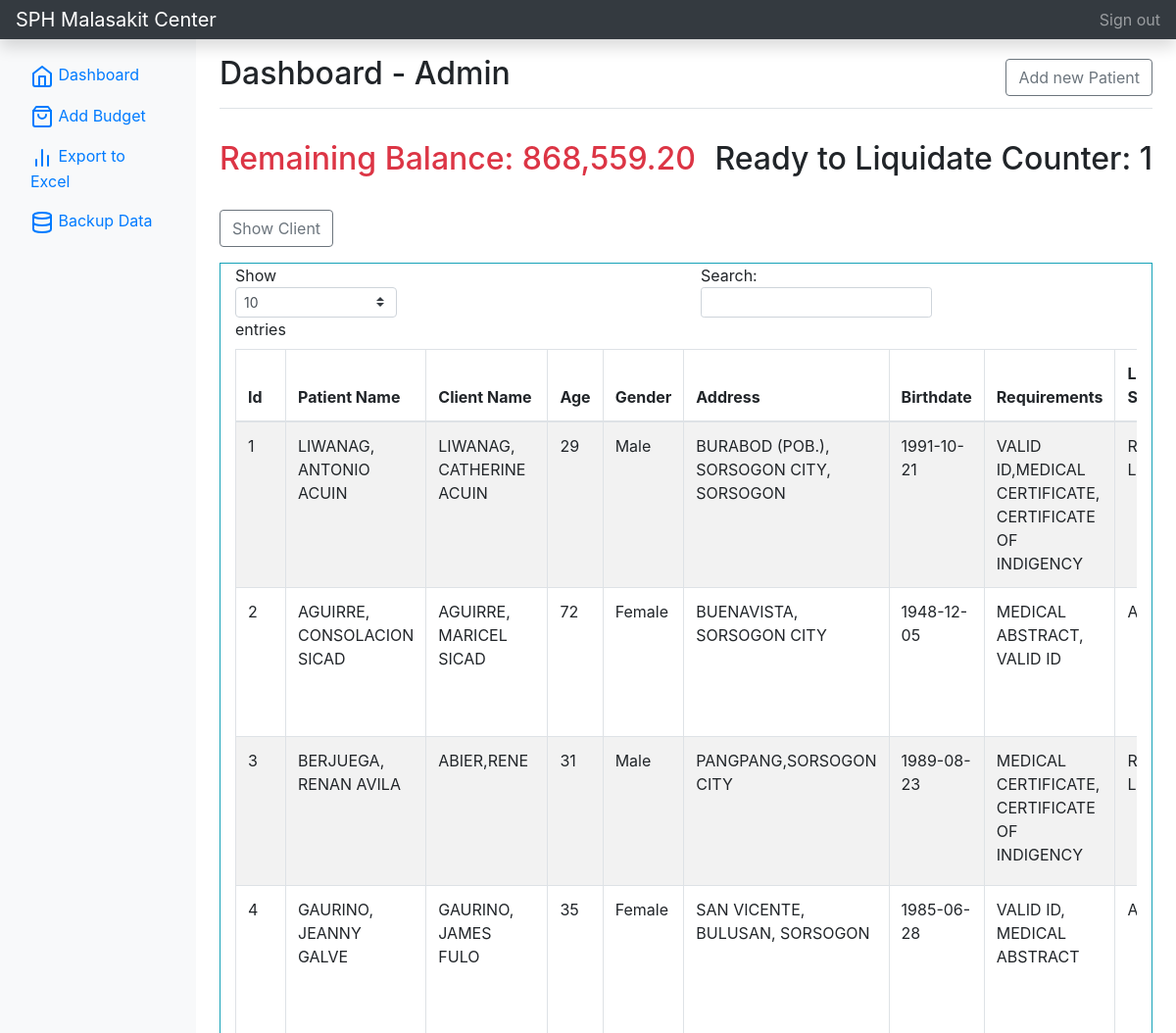
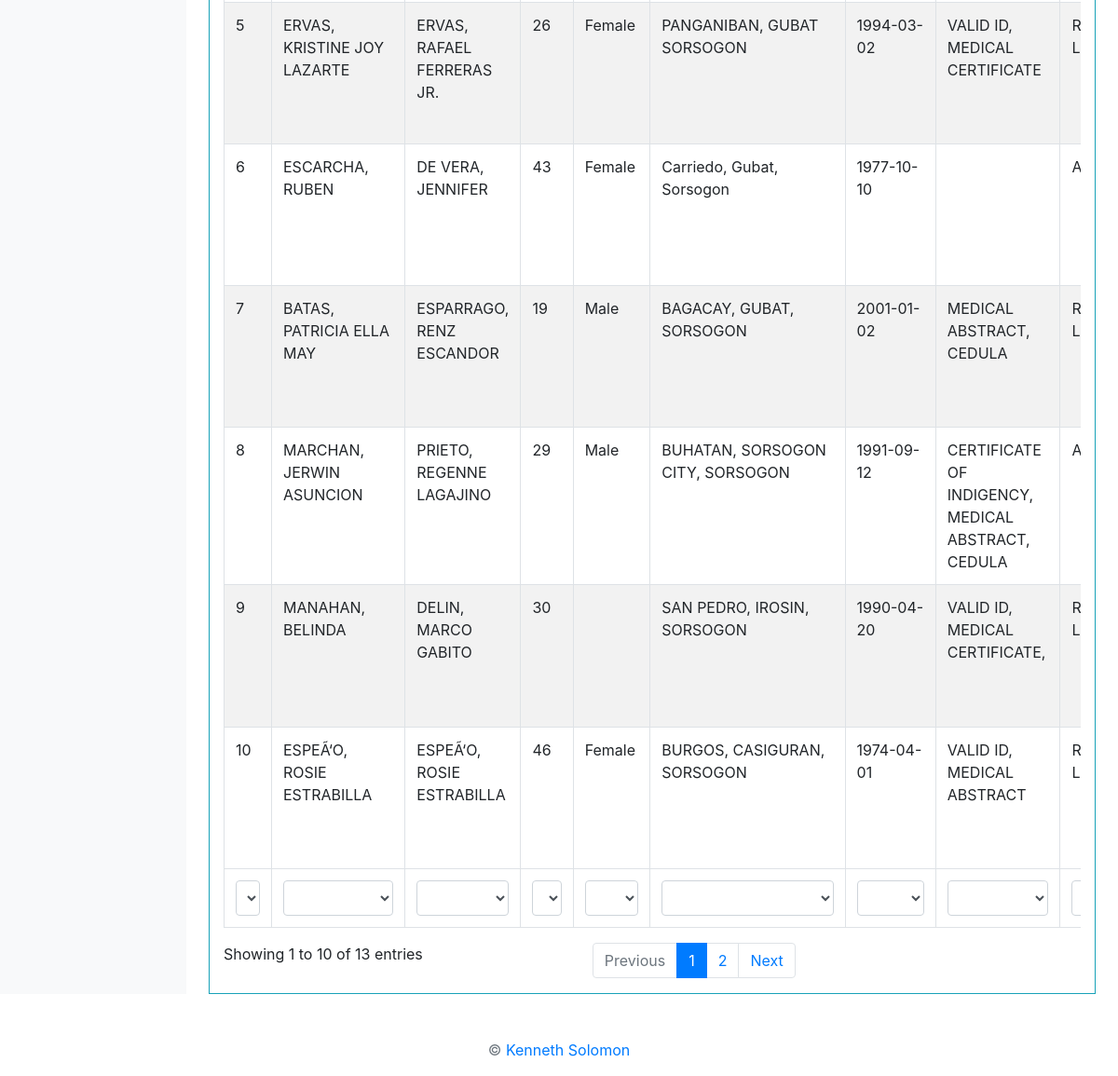
The page /home.php (signed in) on the database its author committed (2 pictures, top to bottom).
### tables this page shows
CREATE TABLE IF NOT EXISTS `budget` (
  `id` int(12) unsigned NOT NULL AUTO_INCREMENT,
  `amount` double DEFAULT NULL,
  PRIMARY KEY (`id`)
);

CREATE TABLE IF NOT EXISTS `tbl_client` (
  `id` int(24) unsigned NOT NULL AUTO_INCREMENT,
  `fullname` varchar(255) NOT NULL,
  `fullname_client` varchar(255) NOT NULL,
  `age` int(12) NOT NULL,
  `gender` varchar(50) NOT NULL,
  `client_admission` varchar(50) DEFAULT NULL,
  `address` varchar(50) NOT NULL,
  `birthdate` varchar(50) NOT NULL,
  `requirements` varchar(255) NOT NULL,
  `patient_status` varchar(50) DEFAULT NULL,
  `accountable` varchar(50) DEFAULT NULL,
  `last_availment` varchar(50) DEFAULT ' ',
  PRIMARY KEY (`id`)
);

### home.php (the view, shortened to what this page needs)
<?php
include_once('connection.php');
if (isset($_SESSION['loggedin'])) {
?>
<!doctype html>
<html lang="en">
  <head>
<link href="./assets/css/bootstrap.min.css" rel="stylesheet">
    <link href="./assets/css/bootstrap.min2.css" rel="stylesheet">
    <link href="./assets/css/style.css" rel="stylesheet">
  </head>
  <body>
    <nav class="navbar navbar-dark sticky-top bg-dark flex-md-nowrap p-0 shadow">
      <a class="navbar-brand col-md-3 col-lg-2 mr-0 px-3" href="home.php?id=<?php echo $_GET['id'] ?>">SPH Malasakit Center</a>
      <ul class="navbar-nav px-3">
        <li class="nav-item text-nowrap">
          <a class="nav-link" href="logout.php">Sign out</a>
        </li>
      </ul>
    </nav>
<div class="container-fluid">
  <div class="row">
  <?php include 'sidebar.php';?>
    <main role="main" class="col-md-9 ml-sm-auto col-lg-10 px-md-4">
      <div class="d-flex justify-content-between flex-wrap flex-md-nowrap align-items-center pt-3 pb-2 mb-3 border-bottom">
        <h1 class="h2">Dashboard - <?php echo $_SESSION['user_fullname'] ?></h1>
        <button class="btn btn-md btn-outline-secondary" type="button" data-toggle="collapse" data-target="#newClientCollapse" aria-expanded="false" aria-controls="newClientCollapse">
            Add new Patient
        </button>
      </div>
        <div class="d-flex justify-content-between flex-wrap flex-md-nowrap align-items-center pt-3 pb-2 mb-3">
            <h1 class="h2 text-danger">
            <?php
                $sql = "SELECT * FROM budget";
                    $result = mysqli_query($conn, $sql);
                    if (mysqli_num_rows($result) > 0) {
                        while ($row = mysqli_fetch_assoc($result)) {
                          $balance = $row['amount'];
                          echo 'Remaining Balance: ' . number_format($balance, 2);
                        }
                      }
            ?>
            </h1>
            <h2>
                <?php
                    $sql = "SELECT * FROM tbl_client WHERE patient_status ='Discharged'";
                    $result = mysqli_query($conn, $sql);
                    $total_discharged = mysqli_num_rows($result) ;
                    echo 'Ready to Liquidate Counter: ' . $total_discharged;
                ?>
            </h2>
        </div>
        <input class="btn btn-md btn-outline-secondary" type="button" id="btnTable"  onclick="myFunction()">
            <div class="container-fluid mt-3" id="myDIV">
                <div class="row">
                        <div class="col-md-12 border border-info">
                            <div class="table-responsive">
                            <table id="example" class="table table-striped table-bordered" style="width:100%">
                                <thead>
                                    <tr>
                                        <th>Id</th>
                                        <th>Patient Name</th>
                                        <th>Client Name</th>
                                        <th>Age</th>
                                        <th>Gender</th>
                                        <th>Address</th>
                                        <th>Birthdate</th>
                                        <th>Requirements</th>
                                        <th>Liquidation Status</th>
                                    </tr>
                                </thead>
                                <tbody>
                                <?php
                                $sql = "SELECT * FROM tbl_client ORDER BY id desc";
                                    $result = mysqli_query($conn, $sql);
                                    if (mysqli_num_rows($result) > 0) {
                                        while ($row = mysqli_fetch_assoc($result)) {
                                            $id = $row['id'];
                                            $fullname = $row['fullname'];
                                            $age = $row['age'];
                                            $gender = $row['gender'];
                                            $address = $row['address'];
                                            $birthdate = $row['birthdate'];
                                            $requirements = $row['requirements'];
                                            $patient_status = $row['patient_status'];
                                            $beneficiary_name = $row['fullname_client'];
                                            $accountable = $row['accountable'];
                                            $last_availment = $row['last_availment'];
                                            $sql2 = "SELECT SUM(amount) as balance FROM listofavailment WHERE client_id = $id && status != 'Complete' ";
                                                $result2 = mysqli_query($conn, $sql2);
                                                if (mysqli_num_rows($result2) > 0) {
                                                    while ($row2 = mysqli_fetch_assoc($result2)) {
                                                    $balance = $row2['balance'];
                                                    $total =  2000 - $balance;
                                                    }
                                                }
                                            echo '
                                                <tr>
                                                    <td>' . $id . '</td>
                                                    <td>' . $fullname . '</td>
                                                    <td>' . $beneficiary_name . '</td>
                                                    <td>' . $age . '</td>
                                                    <td>' . $gender . '</td>
                                                    <td>' . $address . '</td>
                                                    <td>' . $birthdate . '</td>
                                                    <td>' . $requirements . '</td>
                                                    <td>';
                                                    if($total <= 0){
                                                        echo 'Ready to Liquidate';
                                                    } else {
                                                        echo 'Active';
                                                    }
                                                    echo'
                                                    </td>
                                                    <td>' . $patient_status . '</td>
                                                    <td>' . $last_availment . '</td>
                                                    <td>' . $accountable . '</td>
                                                    <td align="center">
                                                        <a href="addAvailment.php?id='.$_GET['id'].'&client_id='.$id.'" class="btn btn-md btn-outline-secondary"><span data-feather="eye"></span> View</a>
                                                        <a href="editClient.php?id='.$_GET['id'].'&client_id='.$id.'" class="btn btn-md btn-outline-secondary"><span data-feather="send"></span> Edit</a>
                                                    </td>
                                                </tr>
                                                ';
                                        }
                                    }
                                    ?>
                                </tbody>
                                <tfoot>
                                    <tr>
                                        <th>Id</th>
                                        <th>Patient Name</th>
                                        <th>Client Name</th>
                                        <th>Age</th>
                                        <th>Gender</th>
                                        <th>Address</th>
                                        <th>Birthdate</th>
                                        <th>Requirements</th>
                                        <th>Liquidation Status</th>
                                    </tr>
                                </tfoot>
                            </table>
                        </div>
                    </div>
                </div>
            </div>
    </main>
  </div>
</div>
<p class="mt-5 mb-3 text-muted text-center">&copy; <a href="https://www.facebook.com/kennethlimsolomon/">Kenneth Solomon</a></p>
    </body>
</html>
<?php
} else {
    $url = "./index.php";
    $url = str_replace(PHP_EOL, '', $url);
    header("Location: $url");
}
?>

### rows shown on the page
budget: amount "868,559.20"
tbl_client: id "10", fullname "ESPEÃ‘O, ROSIE ESTRABILLA", fullname_client "ESPEÃ‘O, ROSIE ESTRABILLA", age "46", gender "Female", address "BURGOS, CASIGURAN, SORSOGON", birthdate "1974-04-01", requirements "VALID ID, MEDICAL ABSTRACT", shows "Ready to Liquidate"
tbl_client: id "9", fullname "MANAHAN, BELINDA", fullname_client "DELIN, MARCO GABITO", age "30", address "SAN PEDRO, IROSIN, SORSOGON", birthdate "1990-04-20", requirements "VALID ID, MEDICAL CERTIFICATE,", shows "Ready to Liquidate"
tbl_client: id "8", fullname "MARCHAN, JERWIN ASUNCION", fullname_client "PRIETO, REGENNE LAGAJINO", age "29", gender "Male", address "BUHATAN, SORSOGON CITY, SORSOGON", birthdate "1991-09-12", requirements "CERTIFICATE OF INDIGENCY, MEDICAL ABSTRACT, CEDULA", shows "Active"
tbl_client: id "7", fullname "BATAS, PATRICIA ELLA MAY", fullname_client "ESPARRAGO, RENZ ESCANDOR", age "19", gender "Male", address "BAGACAY, GUBAT, SORSOGON", birthdate "2001-01-02", requirements "MEDICAL ABSTRACT, CEDULA", shows "Ready to Liquidate"
tbl_client: id "6", fullname "ESCARCHA, RUBEN", fullname_client "DE VERA, JENNIFER", age "43", gender "Female", address "Carriedo, Gubat, Sorsogon", birthdate "1977-10-10", shows "Active"
tbl_client: id "5", fullname "ERVAS, KRISTINE JOY LAZARTE", fullname_client "ERVAS, RAFAEL FERRERAS JR.", age "26", gender "Female", address "PANGANIBAN, GUBAT SORSOGON", birthdate "1994-03-02", requirements "VALID ID, MEDICAL CERTIFICATE", shows "Ready to Liquidate"
tbl_client: id "4", fullname "GAURINO, JEANNY GALVE", fullname_client "GAURINO, JAMES FULO", age "35", gender "Female", address "SAN VICENTE, BULUSAN, SORSOGON", birthdate "1985-06-28", requirements "VALID ID, MEDICAL ABSTRACT", shows "Active"
tbl_client: id "3", fullname "BERJUEGA, RENAN AVILA", fullname_client "ABIER,RENE", age "31", gender "Male", address "PANGPANG,SORSOGON CITY", birthdate "1989-08-23", requirements "MEDICAL CERTIFICATE, CERTIFICATE OF INDIGENCY", shows "Ready to Liquidate"
tbl_client: id "2", fullname "AGUIRRE, CONSOLACION SICAD", fullname_client "AGUIRRE, MARICEL SICAD", age "72", gender "Female", address "BUENAVISTA, SORSOGON CITY", birthdate "1948-12-05", requirements "MEDICAL ABSTRACT, VALID ID", shows "Active"
tbl_client: id "1", fullname "LIWANAG, ANTONIO ACUIN", fullname_client "LIWANAG, CATHERINE ACUIN", age "29", gender "Male", address "BURABOD (POB.), SORSOGON CITY, SORSOGON", birthdate "1991-10-21", requirements "VALID ID,MEDICAL CERTIFICATE, CERTIFICATE OF INDIGENCY", shows "Ready to Liquidate"

### other values the page prints
$_SESSION['user_fullname'] "Admin"
$total_discharged "1"
